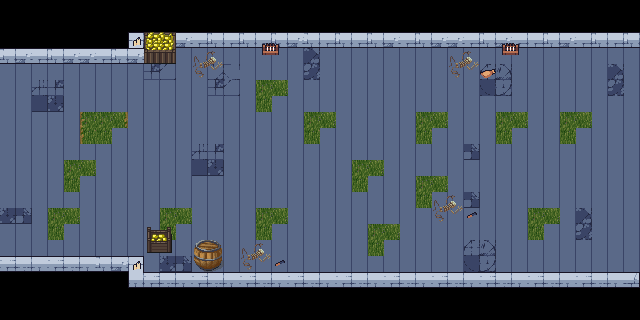

Tiled map render using the project's own tile images. Description and the whole map definition, tile-layer contents included, below:
An orthogonal 40x20 tile map with 16x16 px tiles, 3 tile layers (Слой тайлов 1, Слой тайлов 2, Слой тайлов 3), 5 tilesets.

<map version="1.10" tiledversion="1.11.1" orientation="orthogonal" renderorder="right-down" width="40" height="20" tilewidth="16" tileheight="16" infinite="0" nextlayerid="4" nextobjectid="1">
 <tileset firstgid="1" source="Карта/Tileset.tsx" />
 <tileset firstgid="210" source="Карта/Castle2.tsx" />
 <tileset firstgid="466" source="Карта/Objects_small_details.tsx" />
 <tileset firstgid="970" source="Карта/Objects.tsx" />
 <tileset firstgid="1290" source="Карта/magecity.tsx" />
 <layer id="1" name="Слой тайлов 1" width="40" height="20">
  <data encoding="csv">
0,0,0,0,0,0,0,0,0,0,0,0,0,0,0,0,0,0,0,0,0,0,0,0,0,0,0,0,0,0,0,0,0,0,0,0,0,0,0,0,
0,0,0,0,0,0,0,0,0,0,0,0,0,0,0,0,0,0,0,0,0,0,0,0,0,0,0,0,0,0,0,0,0,0,0,0,0,0,0,0,
0,0,0,0,0,0,0,0,0,0,0,0,0,0,0,0,0,0,0,0,0,0,0,0,0,0,0,0,0,0,0,0,0,0,0,0,0,0,0,0,
0,0,0,0,0,0,0,0,0,42,43,67,67,67,67,67,67,67,67,170,67,67,67,67,67,67,67,67,67,67,67,67,67,67,67,67,67,67,67,67,
67,67,67,67,67,67,67,67,67,61,62,67,67,42,43,67,67,67,67,189,67,67,67,67,67,67,67,67,67,67,168,169,67,67,67,67,67,67,170,67,
67,67,60,61,67,67,67,67,67,67,67,67,67,61,62,67,67,67,67,67,67,67,67,67,67,67,67,67,67,67,187,188,67,67,67,67,67,67,189,67,
67,67,79,80,67,67,67,67,67,67,67,67,67,67,67,67,386,67,67,67,67,67,67,67,67,67,67,67,67,67,67,67,67,67,67,67,67,67,67,67,
67,67,67,67,67,67,67,67,67,67,67,67,67,67,67,67,67,67,67,67,67,67,67,67,67,67,67,67,67,67,67,67,67,67,67,67,67,67,67,67,
67,67,67,67,67,403,404,67,67,67,67,67,67,67,67,67,67,67,67,386,67,67,67,67,67,67,386,67,67,67,67,386,67,67,67,386,67,67,67,67,
67,67,67,67,67,67,67,67,67,67,67,67,60,61,67,67,67,67,67,67,67,67,67,67,67,67,67,67,67,81,67,67,67,67,67,67,67,67,67,67,
67,67,67,67,67,67,67,67,67,67,67,67,79,80,67,67,67,67,67,67,67,67,67,67,67,67,67,67,67,67,67,67,67,67,67,67,67,67,67,67,
67,67,67,67,386,67,67,67,67,67,67,67,67,67,67,67,67,67,67,67,67,67,386,67,67,67,67,67,67,67,67,67,67,67,67,67,67,67,67,67,
67,67,67,67,67,67,67,67,67,67,67,67,67,67,67,67,67,67,67,67,67,67,67,67,67,67,386,67,67,81,67,67,67,67,67,67,67,67,67,67,
80,81,67,67,67,67,67,67,67,67,67,67,67,67,67,67,67,67,67,67,67,67,67,67,67,67,67,67,67,67,67,67,67,67,67,67,170,67,67,67,
67,67,67,386,67,67,67,67,67,67,386,67,67,67,67,67,386,67,67,67,67,67,67,67,67,67,67,67,67,67,67,67,67,386,67,67,189,67,67,67,
67,67,67,67,67,67,67,67,67,67,67,67,67,67,67,67,67,67,67,67,67,67,67,386,67,67,67,67,67,168,169,67,67,67,67,67,67,67,67,67,
0,0,0,0,0,0,0,0,0,67,80,81,67,67,67,67,67,67,67,67,67,67,67,67,67,67,67,67,67,187,188,67,67,67,67,67,67,67,67,67,
0,0,0,0,0,0,0,0,0,0,0,0,0,0,0,0,0,0,0,0,0,0,0,0,0,0,0,0,0,0,0,0,0,0,0,0,0,0,0,0,
0,0,0,0,0,0,0,0,0,0,0,0,0,0,0,0,0,0,0,0,0,0,0,0,0,0,0,0,0,0,0,0,0,0,0,0,0,0,0,0,
0,0,0,0,0,0,0,0,0,0,0,0,0,0,0,0,0,0,0,0,0,0,0,0,0,0,0,0,0,0,0,0,0,0,0,0,0,0,0,0
</data>
 </layer>
 <layer id="2" name="Слой тайлов 2" width="40" height="20">
  <data encoding="csv">
0,0,0,0,0,0,0,0,0,0,0,0,0,0,0,0,0,0,0,0,0,0,0,0,0,0,0,0,0,0,0,0,0,0,0,0,0,0,0,0,
0,0,0,0,0,0,0,0,0,0,0,0,0,0,0,0,0,0,0,0,0,0,0,0,0,0,0,0,0,0,0,0,0,0,0,0,0,0,0,0,
0,0,0,0,0,0,0,0,21,22,23,24,22,23,22,23,22,23,24,23,22,23,22,23,24,22,23,24,24,22,23,24,22,22,23,24,22,23,22,23,
23,24,22,23,24,24,22,23,24,342,0,0,0,0,0,0,0,0,0,0,0,0,0,0,0,0,0,0,0,0,0,0,0,0,0,0,0,0,0,0,
0,0,0,0,0,0,0,0,0,0,0,0,0,0,0,0,0,0,0,0,0,0,0,0,0,0,0,0,0,0,0,0,0,0,0,0,0,0,0,0,
0,0,0,0,0,0,0,0,0,0,0,0,0,0,0,0,0,0,0,0,0,0,0,0,0,0,0,0,0,0,0,0,0,0,0,0,0,0,0,0,
0,0,0,0,0,0,0,0,0,0,0,0,0,0,0,0,0,0,0,0,0,0,0,0,0,0,0,0,0,0,0,0,0,0,0,0,0,0,0,0,
0,0,0,0,0,0,0,0,0,0,0,0,0,0,0,0,0,0,0,0,0,0,0,0,0,0,0,0,0,0,0,0,0,0,0,0,0,0,0,0,
0,0,0,0,0,0,0,0,0,0,0,0,0,0,0,0,0,0,0,0,0,0,0,0,0,0,0,0,0,0,0,0,0,0,0,0,0,0,0,0,
0,0,0,0,0,0,0,0,0,0,0,0,0,0,0,0,0,0,0,0,0,0,0,0,0,0,0,0,0,0,0,0,0,0,0,0,0,0,0,0,
0,0,0,0,0,0,0,0,0,0,0,0,0,0,0,0,0,0,0,0,0,0,0,0,0,0,0,0,0,0,0,0,0,0,0,0,0,0,0,0,
0,0,0,0,0,0,0,0,0,0,0,0,0,0,0,0,0,0,0,0,0,0,0,0,0,0,0,0,0,0,0,0,0,0,0,0,0,0,0,0,
0,0,0,0,0,0,0,0,0,0,0,0,0,0,0,0,0,0,0,0,0,0,0,0,0,0,0,0,0,0,0,0,0,0,0,0,0,0,0,0,
0,0,0,0,0,0,0,0,0,0,0,0,0,0,0,0,0,0,0,0,0,0,0,0,0,0,0,0,0,0,0,0,0,0,0,0,0,0,0,0,
0,0,0,0,0,0,0,0,0,0,0,0,0,0,0,0,0,0,0,0,0,0,0,0,0,0,0,0,0,0,0,0,0,0,0,0,0,0,0,0,
0,0,0,0,0,0,0,0,0,339,0,0,0,0,0,0,0,0,0,0,0,0,0,0,0,0,0,0,0,0,0,0,0,0,0,0,0,0,0,0,
98,99,100,98,99,100,23,24,25,0,0,0,0,0,0,0,0,0,0,0,0,0,0,0,0,0,0,0,0,0,0,0,0,0,0,0,0,0,0,0,
0,0,0,0,0,0,0,0,97,98,99,100,98,99,100,98,99,100,98,99,100,98,99,100,98,99,100,98,99,100,98,99,100,98,99,100,98,99,100,162,
0,0,0,0,0,0,0,0,0,0,0,0,0,0,0,0,0,0,0,0,0,0,0,0,0,0,0,0,0,0,0,0,0,0,0,0,0,0,0,0,
0,0,0,0,0,0,0,0,0,0,0,0,0,0,0,0,0,0,0,0,0,0,0,0,0,0,0,0,0,0,0,0,0,0,0,0,0,0,0,0
</data>
 </layer>
 <layer id="3" name="Слой тайлов 3" width="40" height="20">
  <data encoding="csv">
0,0,0,0,0,0,0,0,0,0,0,0,0,0,0,0,0,0,0,0,0,0,0,0,0,0,0,0,0,0,0,0,0,0,0,0,0,0,0,0,
0,0,0,0,0,0,0,0,0,0,0,0,0,0,0,0,0,0,0,0,0,0,0,0,0,0,0,0,0,0,0,0,0,0,0,0,0,0,0,0,
0,0,0,0,0,0,0,0,587,0,0,0,0,0,0,0,1258,1259,0,0,0,0,0,0,0,0,0,0,0,0,0,1258,1259,0,0,0,0,0,0,0,
0,0,0,0,0,0,0,0,0,0,0,0,0,0,0,0,1268,1269,0,0,0,0,0,0,0,0,0,0,0,0,0,1268,1269,0,0,0,0,0,0,0,
0,0,0,0,0,0,0,0,0,0,0,0,387,0,0,0,0,0,0,0,0,0,0,0,0,0,0,0,387,0,1025,0,0,0,0,0,0,0,0,0,
0,0,0,0,0,0,0,0,0,0,0,0,0,0,0,0,0,0,0,0,0,0,0,0,0,0,0,0,0,0,0,0,0,0,0,0,0,0,0,0,
0,0,0,0,0,0,0,0,0,0,0,0,0,0,0,0,0,0,0,0,0,0,0,0,0,0,0,0,0,0,0,0,0,0,0,0,0,0,0,0,
0,0,0,0,0,0,0,0,0,0,0,0,0,0,0,0,0,0,0,0,0,0,0,0,0,0,0,0,0,0,0,0,0,0,0,0,0,0,0,0,
0,0,0,0,0,0,0,0,0,0,0,0,0,0,0,0,0,0,0,0,0,0,0,0,0,0,0,0,0,0,0,0,0,0,0,0,0,0,0,0,
0,0,0,0,0,0,0,0,0,0,0,0,0,0,0,0,0,0,0,0,0,0,0,0,0,0,0,0,0,0,0,0,0,0,0,0,0,0,0,0,
0,0,0,0,0,0,0,0,0,0,0,0,0,0,0,0,0,0,0,0,0,0,0,0,0,0,0,0,0,0,0,0,0,0,0,0,0,0,0,0,
0,0,0,0,0,0,0,0,0,0,0,0,0,0,0,0,0,0,0,0,0,0,0,0,0,0,0,0,0,0,0,0,0,0,0,0,0,0,0,0,
0,0,0,0,0,0,0,0,0,0,0,0,0,0,0,0,0,0,0,0,0,0,0,0,0,0,0,0,0,0,0,0,0,0,0,0,0,0,0,0,
0,0,0,0,0,0,0,0,0,0,0,0,0,0,0,0,0,0,0,0,0,0,0,0,0,0,0,387,0,932,0,0,0,0,0,0,0,0,0,0,
0,0,0,0,0,0,0,0,0,0,0,0,0,0,0,0,0,0,0,0,0,0,0,0,0,0,0,0,0,0,0,0,0,0,0,0,0,0,0,0,
0,0,0,0,0,0,0,0,0,0,0,0,1330,1331,0,0,0,0,0,0,0,0,0,0,0,0,0,0,0,0,0,0,0,0,0,0,0,0,0,0,
0,0,0,0,0,0,0,0,587,0,0,0,1346,1347,0,387,0,932,0,0,0,0,0,0,0,0,0,0,0,0,0,0,0,0,0,0,0,0,0,0,
0,0,0,0,0,0,0,0,0,0,0,0,0,0,0,0,0,0,0,0,0,0,0,0,0,0,0,0,0,0,0,0,0,0,0,0,0,0,0,0,
0,0,0,0,0,0,0,0,0,0,0,0,0,0,0,0,0,0,0,0,0,0,0,0,0,0,0,0,0,0,0,0,0,0,0,0,0,0,0,0,
0,0,0,0,0,0,0,0,0,0,0,0,0,0,0,0,0,0,0,0,0,0,0,0,0,0,0,0,0,0,0,0,0,0,0,0,0,0,0,0
</data>
 </layer>
</map>
